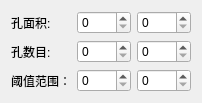
             <widget class="QWidget" name="page_4">
              <layout class="QGridLayout" name="gridLayout_13">
               <item row="0" column="0">
                <widget class="QLabel" name="label_24">
                 <property name="text">
                  <string>孔面积:</string>
                 </property>
                </widget>
               </item>
               <item row="0" column="2">
                <widget class="QSpinBox" name="sp_holeAreaMax">
                 <property name="enabled">
                  <bool>true</bool>
                 </property>
                 <property name="buttonSymbols">
                  <enum>QAbstractSpinBox::UpDownArrows</enum>
                 </property>
                 <property name="minimum">
                  <number>0</number>
                 </property>
                 <property name="maximum">
                  <number>9999</number>
                 </property>
                </widget>
               </item>
               <item row="0" column="1">
                <widget class="QSpinBox" name="sp_holeAreaMin">
                 <property name="enabled">
                  <bool>true</bool>
                 </property>
                 <property name="buttonSymbols">
                  <enum>QAbstractSpinBox::UpDownArrows</enum>
                 </property>
                 <property name="minimum">
                  <number>0</number>
                 </property>
                 <property name="maximum">
                  <number>9999</number>
                 </property>
                </widget>
               </item>
               <item row="1" column="0">
                <widget class="QLabel" name="label_31">
                 <property name="text">
                  <string>孔数目:</string>
                 </property>
                </widget>
               </item>
               <item row="1" column="1">
                <widget class="QSpinBox" name="sp_holeNumMin">
                 <property name="enabled">
                  <bool>true</bool>
                 </property>
                 <property name="buttonSymbols">
                  <enum>QAbstractSpinBox::UpDownArrows</enum>
                 </property>
                 <property name="minimum">
                  <number>0</number>
                 </property>
                 <property name="maximum">
                  <number>999</number>
                 </property>
                </widget>
               </item>
               <item row="1" column="2">
                <widget class="QSpinBox" name="sp_holeNumMax">
                 <property name="enabled">
                  <bool>true</bool>
                 </property>
                 <property name="buttonSymbols">
                  <enum>QAbstractSpinBox::UpDownArrows</enum>
                 </property>
                 <property name="minimum">
                  <number>0</number>
                 </property>
                 <property name="maximum">
                  <number>999</number>
                 </property>
                </widget>
               </item>
               <item row="2" column="0">
                <widget class="QLabel" name="label_11">
                 <property name="text">
                  <string>阈值范围：</string>
                 </property>
                </widget>
               </item>
               <item row="2" column="1">
                <widget class="QSpinBox" name="sp_fixThreMin_2">
                 <property name="enabled">
                  <bool>true</bool>
                 </property>
                 <property name="buttonSymbols">
                  <enum>QAbstractSpinBox::UpDownArrows</enum>
                 </property>
                 <property name="minimum">
                  <number>0</number>
                 </property>
                 <property name="maximum">
                  <number>255</number>
                 </property>
                </widget>
               </item>
               <item row="2" column="2">
                <widget class="QSpinBox" name="sp_fixThreMax_2">
                 <property name="enabled">
                  <bool>true</bool>
                 </property>
                 <property name="buttonSymbols">
                  <enum>QAbstractSpinBox::UpDownArrows</enum>
                 </property>
                 <property name="minimum">
                  <number>0</number>
                 </property>
                 <property name="maximum">
                  <number>255</number>
                 </property>
                </widget>
               </item>
              </layout>
             </widget>
